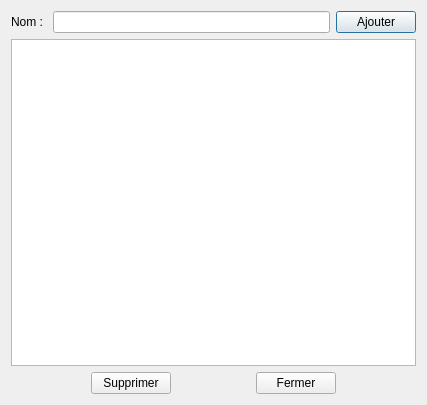
<?xml version="1.0" encoding="UTF-8"?>
<ui version="4.0">
 <class>GroupsManager</class>
 <widget class="QDialog" name="GroupsManager">
  <property name="windowModality">
   <enum>Qt::WindowModal</enum>
  </property>
  <property name="geometry">
   <rect>
    <x>0</x>
    <y>0</y>
    <width>427</width>
    <height>405</height>
   </rect>
  </property>
  <property name="windowTitle">
   <string>Gestionnaire des groupes</string>
  </property>
  <layout class="QVBoxLayout" name="verticalLayout">
   <item>
    <layout class="QHBoxLayout" name="horizontalLayout">
     <item>
      <widget class="QLabel" name="label">
       <property name="text">
        <string>Nom : </string>
       </property>
      </widget>
     </item>
     <item>
      <widget class="QLineEdit" name="lineEdit_name"/>
     </item>
     <item>
      <widget class="QPushButton" name="pushButton_add">
       <property name="text">
        <string>Ajouter</string>
       </property>
      </widget>
     </item>
    </layout>
   </item>
   <item>
    <widget class="QListWidget" name="list_groups"/>
   </item>
   <item>
    <layout class="QHBoxLayout" name="horizontalLayout_2">
     <item>
      <spacer name="horizontalSpacer">
       <property name="orientation">
        <enum>Qt::Horizontal</enum>
       </property>
       <property name="sizeHint" stdset="0">
        <size>
         <width>40</width>
         <height>20</height>
        </size>
       </property>
      </spacer>
     </item>
     <item>
      <widget class="QPushButton" name="pushButton_delete">
       <property name="text">
        <string>Supprimer</string>
       </property>
      </widget>
     </item>
     <item>
      <spacer name="horizontalSpacer_3">
       <property name="orientation">
        <enum>Qt::Horizontal</enum>
       </property>
       <property name="sizeHint" stdset="0">
        <size>
         <width>40</width>
         <height>20</height>
        </size>
       </property>
      </spacer>
     </item>
     <item>
      <widget class="QPushButton" name="pushButton_close">
       <property name="text">
        <string>Fermer</string>
       </property>
      </widget>
     </item>
     <item>
      <spacer name="horizontalSpacer_2">
       <property name="orientation">
        <enum>Qt::Horizontal</enum>
       </property>
       <property name="sizeHint" stdset="0">
        <size>
         <width>40</width>
         <height>20</height>
        </size>
       </property>
      </spacer>
     </item>
    </layout>
   </item>
  </layout>
 </widget>
 <resources/>
 <connections>
  <connection>
   <sender>pushButton_close</sender>
   <signal>clicked()</signal>
   <receiver>GroupsManager</receiver>
   <slot>accept()</slot>
   <hints>
    <hint type="sourcelabel">
     <x>288</x>
     <y>380</y>
    </hint>
    <hint type="destinationlabel">
     <x>378</x>
     <y>378</y>
    </hint>
   </hints>
  </connection>
 </connections>
</ui>
